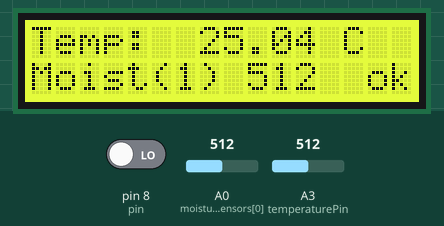
Simulated run of this sketch. Board: Arduino Uno, built with avr-gcc and run on an emulated ATmega328P. Parts: 16×2 character LCD. Inputs (shaded band) come from the test bench; at power-on: A0 (moistureSensors[0]) = 512, pin 8 (pin) LOW, A3 (temperaturePin) = 512.

Above: at 5.6 s.
5.7 s: A0 (moistureSensors[0]) set to 483
At 11.2 s:
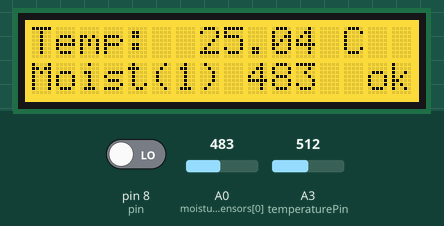
11.5 s: A0 (moistureSensors[0]) set to 465
At 16.3 s:
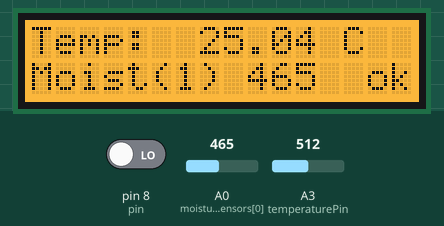
16.6 s: A0 (moistureSensors[0]) set to 390
At 21.3 s:
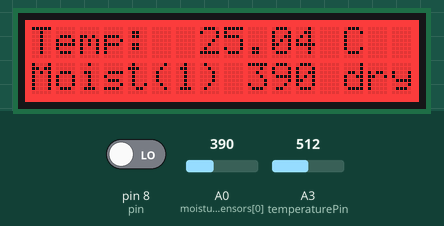
21.6 s: A0 (moistureSensors[0]) set to 411
At 26.3 s:
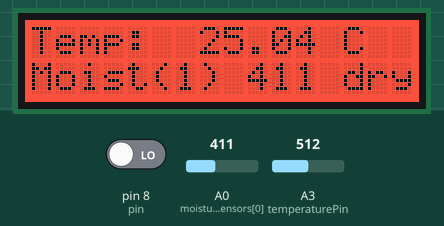
26.6 s: A0 (moistureSensors[0]) set to 438
At 31.4 s:
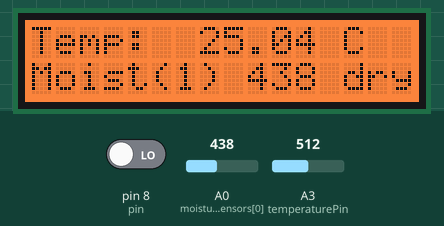
31.7 s: A0 (moistureSensors[0]) set to 716
At 36.5 s:
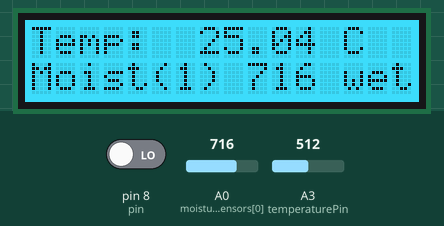
Timing chart, 0 to 37.7 s (numbered marks = the images above; inputs shaded):
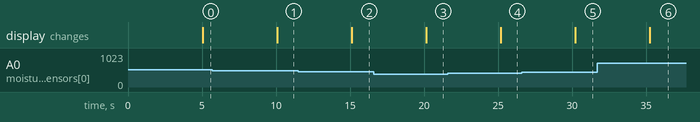

Measured:
- the behaviour switches between 476 and 475 on A0 (moistureSensors[0]) (found by bisection; images 1 and 2)
- the behaviour switches between 425 and 426 on A0 (moistureSensors[0]) (found by bisection; images 4 and 5)
- after the input at 5.7 s, the display: changes after 4.4 s (image 1)
- after the input at 11.5 s, the display: changes after 3.6 s (image 2)
- after the input at 16.6 s, the display: changes after 3.5 s (image 3)
- after the input at 21.6 s, the display: changes after 3.6 s (image 4)
- after the input at 26.6 s, the display: changes after 3.6 s (image 5)
- after the input at 31.7 s, the display: changes after 3.5 s (image 6)

The sketch:

Planter.ino
```cpp
#include <Wire.h>
#include "rgb_lcd.h"

rgb_lcd lcd;

const int temperaturePin = A3;      // pin of temperature sensor

const int B = 3975;                  // B value of the thermistor

const int MOISTURE_MIN = 400;
const int MOISTURE_MAX = 800;
const float HUE_MAX = 240;
const float HUE_MIN = 0;

const char* MESSAGE_DRY = "dry";
const char* MESSAGE_OK = " ok";
const char* MESSAGE_WET = "wet";

const int moistureSensors[] = { A0, A1, A2 };

typedef struct {
  int red;
  int green;
  int blue;
} Color;

typedef struct {
  bool isPressed;
  int pin;
} Button;

int moistureSensor = 0;
unsigned long lastRenderTime;
bool requestRender;
Button moistureButton;


void setup() {
  Serial.begin(9600);
  // set up the LCD's number of columns and rows:
  lcd.begin(16, 2);
  // Print a message to the LCD.
  lcd.print("Welcome");
  delay(1000);
  lcd.setRGB(255,255,255);

  moistureButton.pin = 8;
  // Configure the button's pin for input signals.
  pinMode(moistureButton.pin, INPUT);
}

bool is_pressed(Button aButton) {
  return digitalRead(aButton.pin);
}

void switch_moisture() {
  moistureSensor++;
  moistureSensor = moistureSensor % (sizeof(moistureSensors) / sizeof(moistureSensors[0]));
}

float read_temperature()
{
  int value = analogRead(temperaturePin);                              // get analog value
  float resistance = (float)(1023-value)*10000/value;                  // get resistance
  float temperature = 1/(log(resistance/10000)/B+1/298.15)-273.15;     // calc temperature
  return temperature;
}

int read_moisture() {
  int value = analogRead(moistureSensors[moistureSensor]);
  return value;
}

Color hsv_to_rgb(float degrees) {
  float saturation = 1.0;
  float value = 1.0;

  float c = saturation * value;
  float x = c * ( 1 - fabs(fmod((degrees / 60.0), 2) - 1));
  float m = value - c;

  float red = 0;
  float green = 0;
  float blue = 0;

  if (0 <= degrees && degrees < 60) {
    red = c;
    green = x;
    blue = 0;
  }
  else if (60 <= degrees && degrees < 120) {
    red = x;
    green = c;
    blue = 0;
  }
  else if (120 <= degrees && degrees < 180) {
    red = 0;
    green = c;
    blue = x;
  }
  else if (180 <= degrees && degrees < 240) {
    red = 0;
    green = x;
    blue = c;
  }
  else if (240 <= degrees && degrees < 300) {
    red = x;
    green = 0;
    blue = c;
  }
  else if (300 <= degrees && degrees < 360) {
    red = c;
    green = 0;
    blue = x;
  }

  Color color;

  color.red = (int)((red + m) * 255);
  color.green = (int)((green + m) * 255);
  color.blue = (int)((blue + m) * 255);

  return color;
}

float moisture_to_hue(float moisture) {
  float value = max(min(moisture, MOISTURE_MAX),MOISTURE_MIN);
  return (value - MOISTURE_MIN) / (MOISTURE_MAX - MOISTURE_MIN) * HUE_MAX + HUE_MIN;
}

const char* moisture_to_text(float moisture) {
  if (moisture <= 450) {
    return MESSAGE_DRY;
  }
  else if(moisture <= 650) {
    return MESSAGE_OK;
  }
  else return MESSAGE_WET;
}

void process_events() {
  if (is_pressed(moistureButton)) {
    if (!moistureButton.isPressed) {
      switch_moisture();
      requestRender = true;
    }
    moistureButton.isPressed = true;
  }
  else {
    moistureButton.isPressed = false;
  }
}

void process_render() {
  if (requestRender || (abs(millis() - lastRenderTime) > 5000)) {
    requestRender = false;
    render();
    lastRenderTime = millis();
  }
}

void render() {
  lcd.clear();

  int moisture = read_moisture();
  float temperature = read_temperature();

  Color c = hsv_to_rgb(moisture_to_hue(moisture));
  lcd.setRGB(c.red,c.green,c.blue);

  lcd.print("Temp:  ");
  lcd.print(temperature);
  lcd.print(" C");
  lcd.setCursor(0, 1);
  lcd.print("Moist(");
  lcd.print(moistureSensor + 1);
  lcd.print(") ");
  lcd.print(moisture);
  lcd.print(" ");
  lcd.setCursor(13, 1);
  lcd.print(moisture_to_text(moisture));
}

void loop() {
  process_events();
  process_render();
  delay(1);          // delay 1ms
}
```
